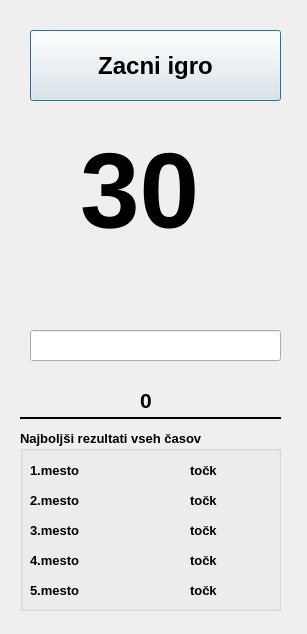
<?xml version="1.0" encoding="UTF-8"?>
<ui version="4.0">
 <class>Dialog</class>
 <widget class="QDialog" name="Dialog">
  <property name="geometry">
   <rect>
    <x>0</x>
    <y>0</y>
    <width>307</width>
    <height>634</height>
   </rect>
  </property>
  <property name="windowTitle">
   <string>Dialog</string>
  </property>
  <widget class="QLineEdit" name="vnos">
   <property name="geometry">
    <rect>
     <x>30</x>
     <y>330</y>
     <width>251</width>
     <height>31</height>
    </rect>
   </property>
  </widget>
  <widget class="QPushButton" name="zacni">
   <property name="geometry">
    <rect>
     <x>30</x>
     <y>30</y>
     <width>251</width>
     <height>71</height>
    </rect>
   </property>
   <property name="font">
    <font>
     <pointsize>18</pointsize>
     <weight>75</weight>
     <bold>true</bold>
    </font>
   </property>
   <property name="text">
    <string>Zacni igro</string>
   </property>
   <property name="default">
    <bool>false</bool>
   </property>
   <property name="flat">
    <bool>false</bool>
   </property>
  </widget>
  <widget class="QLabel" name="racun">
   <property name="geometry">
    <rect>
     <x>120</x>
     <y>280</y>
     <width>71</width>
     <height>21</height>
    </rect>
   </property>
   <property name="font">
    <font>
     <pointsize>18</pointsize>
     <weight>75</weight>
     <bold>true</bold>
    </font>
   </property>
   <property name="text">
    <string/>
   </property>
  </widget>
  <widget class="QLabel" name="tocke">
   <property name="geometry">
    <rect>
     <x>140</x>
     <y>390</y>
     <width>41</width>
     <height>21</height>
    </rect>
   </property>
   <property name="font">
    <font>
     <pointsize>16</pointsize>
     <weight>75</weight>
     <bold>true</bold>
    </font>
   </property>
   <property name="text">
    <string>0</string>
   </property>
  </widget>
  <widget class="QLabel" name="cas">
   <property name="geometry">
    <rect>
     <x>80</x>
     <y>130</y>
     <width>141</width>
     <height>121</height>
    </rect>
   </property>
   <property name="font">
    <font>
     <pointsize>80</pointsize>
     <weight>75</weight>
     <bold>true</bold>
    </font>
   </property>
   <property name="text">
    <string>30</string>
   </property>
  </widget>
  <widget class="QGroupBox" name="groupBox">
   <property name="geometry">
    <rect>
     <x>20</x>
     <y>430</y>
     <width>261</width>
     <height>181</height>
    </rect>
   </property>
   <property name="font">
    <font>
     <pointsize>10</pointsize>
     <weight>75</weight>
     <bold>true</bold>
    </font>
   </property>
   <property name="title">
    <string>Najboljši rezultati vseh časov</string>
   </property>
   <widget class="QLabel" name="label">
    <property name="geometry">
     <rect>
      <x>10</x>
      <y>30</y>
      <width>61</width>
      <height>21</height>
     </rect>
    </property>
    <property name="text">
     <string>1.mesto</string>
    </property>
   </widget>
   <widget class="QLabel" name="label_2">
    <property name="geometry">
     <rect>
      <x>10</x>
      <y>60</y>
      <width>61</width>
      <height>21</height>
     </rect>
    </property>
    <property name="text">
     <string>2.mesto</string>
    </property>
   </widget>
   <widget class="QLabel" name="label_3">
    <property name="geometry">
     <rect>
      <x>10</x>
      <y>150</y>
      <width>61</width>
      <height>21</height>
     </rect>
    </property>
    <property name="text">
     <string>5.mesto</string>
    </property>
   </widget>
   <widget class="QLabel" name="label_4">
    <property name="geometry">
     <rect>
      <x>10</x>
      <y>120</y>
      <width>61</width>
      <height>21</height>
     </rect>
    </property>
    <property name="text">
     <string>4.mesto</string>
    </property>
   </widget>
   <widget class="QLabel" name="label_5">
    <property name="geometry">
     <rect>
      <x>10</x>
      <y>90</y>
      <width>61</width>
      <height>21</height>
     </rect>
    </property>
    <property name="text">
     <string>3.mesto</string>
    </property>
   </widget>
   <widget class="QLabel" name="mesto1">
    <property name="geometry">
     <rect>
      <x>120</x>
      <y>30</y>
      <width>46</width>
      <height>21</height>
     </rect>
    </property>
    <property name="text">
     <string/>
    </property>
   </widget>
   <widget class="QLabel" name="label_7">
    <property name="geometry">
     <rect>
      <x>170</x>
      <y>25</y>
      <width>46</width>
      <height>31</height>
     </rect>
    </property>
    <property name="text">
     <string>točk</string>
    </property>
   </widget>
   <widget class="QLabel" name="label_8">
    <property name="geometry">
     <rect>
      <x>170</x>
      <y>60</y>
      <width>46</width>
      <height>21</height>
     </rect>
    </property>
    <property name="text">
     <string>točk</string>
    </property>
   </widget>
   <widget class="QLabel" name="label_9">
    <property name="geometry">
     <rect>
      <x>170</x>
      <y>150</y>
      <width>46</width>
      <height>21</height>
     </rect>
    </property>
    <property name="text">
     <string>točk</string>
    </property>
   </widget>
   <widget class="QLabel" name="label_10">
    <property name="geometry">
     <rect>
      <x>170</x>
      <y>90</y>
      <width>46</width>
      <height>21</height>
     </rect>
    </property>
    <property name="text">
     <string>točk</string>
    </property>
   </widget>
   <widget class="QLabel" name="label_11">
    <property name="geometry">
     <rect>
      <x>170</x>
      <y>120</y>
      <width>46</width>
      <height>21</height>
     </rect>
    </property>
    <property name="text">
     <string>točk</string>
    </property>
   </widget>
   <widget class="QLabel" name="mesto2">
    <property name="geometry">
     <rect>
      <x>120</x>
      <y>60</y>
      <width>46</width>
      <height>21</height>
     </rect>
    </property>
    <property name="text">
     <string/>
    </property>
   </widget>
   <widget class="QLabel" name="mesto3">
    <property name="geometry">
     <rect>
      <x>120</x>
      <y>90</y>
      <width>46</width>
      <height>21</height>
     </rect>
    </property>
    <property name="text">
     <string/>
    </property>
   </widget>
   <widget class="QLabel" name="mesto4">
    <property name="geometry">
     <rect>
      <x>120</x>
      <y>120</y>
      <width>46</width>
      <height>21</height>
     </rect>
    </property>
    <property name="text">
     <string/>
    </property>
   </widget>
   <widget class="QLabel" name="mesto5">
    <property name="geometry">
     <rect>
      <x>120</x>
      <y>150</y>
      <width>31</width>
      <height>21</height>
     </rect>
    </property>
    <property name="text">
     <string/>
    </property>
   </widget>
  </widget>
  <widget class="Line" name="line">
   <property name="geometry">
    <rect>
     <x>20</x>
     <y>410</y>
     <width>261</width>
     <height>16</height>
    </rect>
   </property>
   <property name="sizePolicy">
    <sizepolicy hsizetype="Minimum" vsizetype="Fixed">
     <horstretch>0</horstretch>
     <verstretch>0</verstretch>
    </sizepolicy>
   </property>
   <property name="frameShadow">
    <enum>QFrame::Plain</enum>
   </property>
   <property name="lineWidth">
    <number>2</number>
   </property>
   <property name="midLineWidth">
    <number>2</number>
   </property>
   <property name="orientation">
    <enum>Qt::Horizontal</enum>
   </property>
  </widget>
 </widget>
 <resources/>
 <connections/>
</ui>
